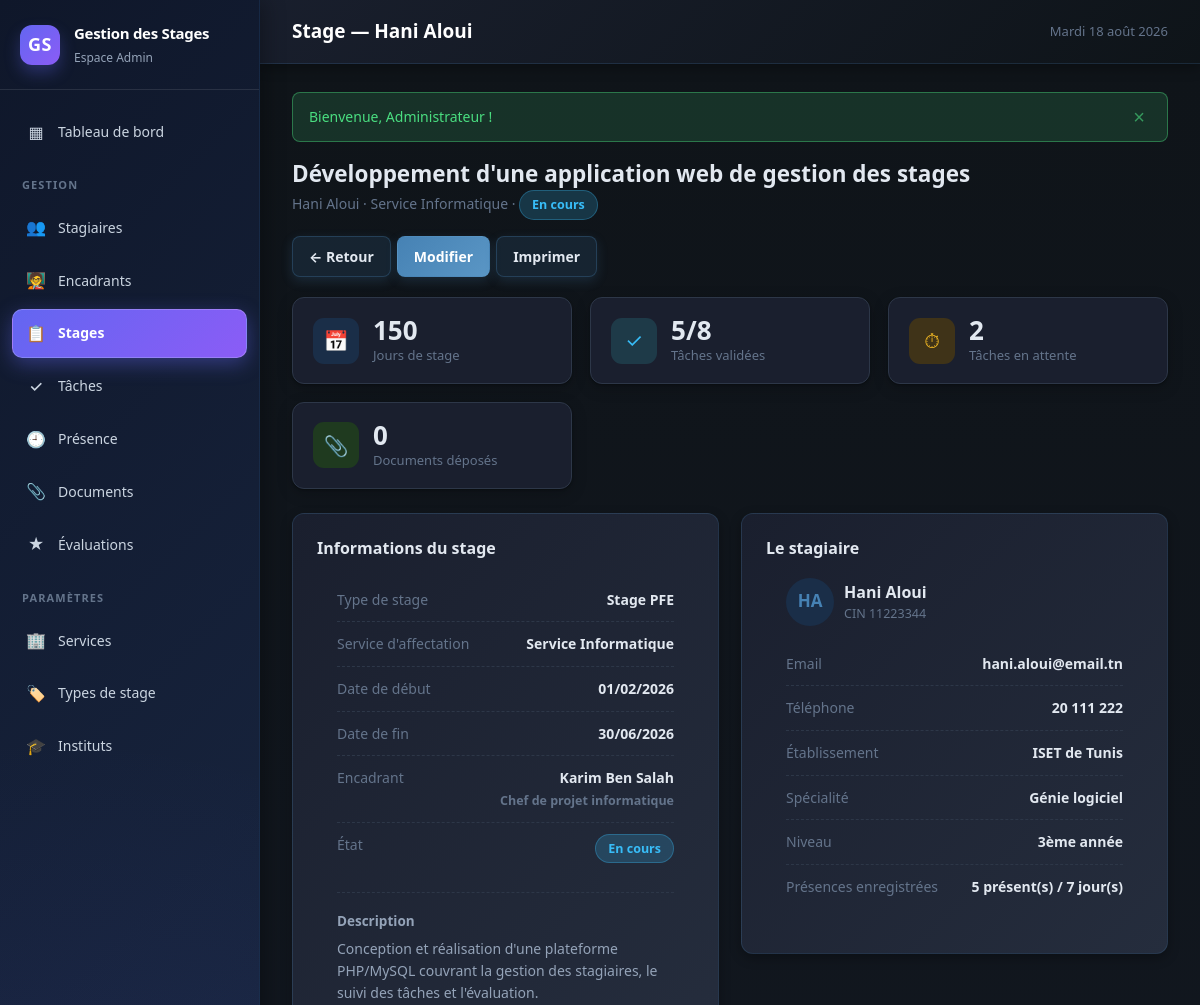
The app's page /stage_details.php?id=1 (signed in, upper part), older data.
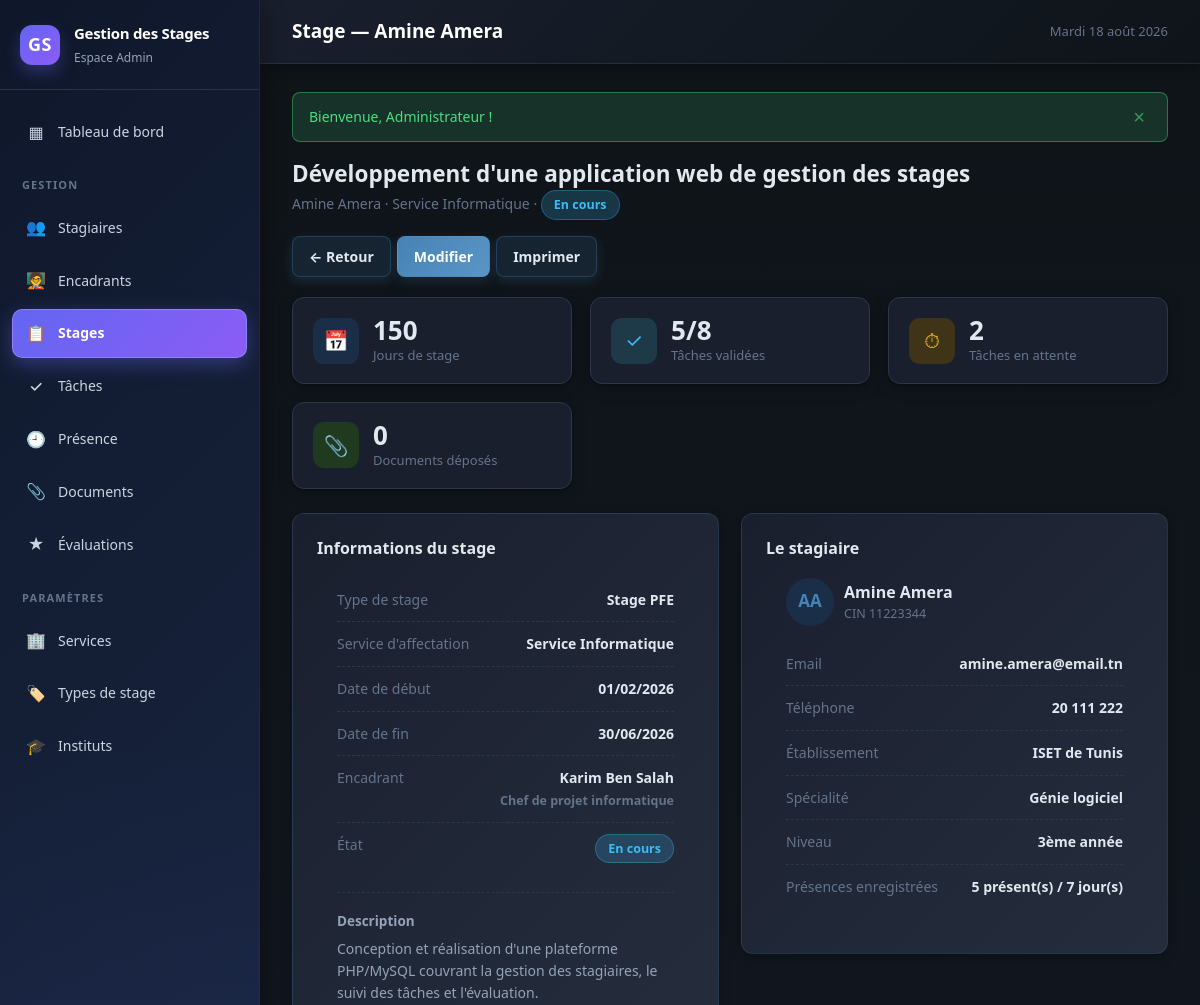
The same page, newer data.
### tables this page shows
CREATE TABLE stage (
    id_stage     INT AUTO_INCREMENT PRIMARY KEY,
    id_stagiaire INT NOT NULL,
    id_service   INT DEFAULT NULL,
    id_encadrant INT DEFAULT NULL,
    id_type      INT DEFAULT NULL,
    sujet        VARCHAR(255) NOT NULL,
    description  TEXT DEFAULT NULL,
    date_debut   DATE NOT NULL,
    date_fin     DATE NOT NULL,
    type_stage   VARCHAR(50) DEFAULT NULL,
    statut       VARCHAR(30) NOT NULL DEFAULT 'En cours',
    CONSTRAINT fk_stage_stagiaire FOREIGN KEY (id_stagiaire)
        REFERENCES stagiaire (id_stagiaire) ON DELETE CASCADE,
    CONSTRAINT fk_stage_service FOREIGN KEY (id_service)
        REFERENCES service (id_service) ON DELETE SET NULL,
    CONSTRAINT fk_stage_encadrant FOREIGN KEY (id_encadrant)
        REFERENCES encadrant (id_encadrant) ON DELETE SET NULL,
    CONSTRAINT fk_stage_type FOREIGN KEY (id_type)
        REFERENCES type_stage (id_type) ON DELETE SET NULL,
    CONSTRAINT ck_stage_dates CHECK (date_fin >= date_debut),
    INDEX idx_stage_statut (statut)
);

CREATE TABLE stagiaire (
    id_stagiaire  INT AUTO_INCREMENT PRIMARY KEY,
    nom           VARCHAR(50)  NOT NULL,
    prenom        VARCHAR(50)  NOT NULL,
    cin           VARCHAR(20)  NOT NULL,
    email         VARCHAR(100) NOT NULL,
    telephone     VARCHAR(20)  DEFAULT NULL,
    etablissement VARCHAR(100) DEFAULT NULL,
    specialite    VARCHAR(100) DEFAULT NULL,
    niveau        VARCHAR(50)  DEFAULT NULL,
    id_institut   INT DEFAULT NULL,
    date_creation DATETIME NOT NULL DEFAULT CURRENT_TIMESTAMP,
    UNIQUE KEY uk_stagiaire_cin (cin),
    UNIQUE KEY uk_stagiaire_email (email),
    CONSTRAINT fk_stagiaire_institut FOREIGN KEY (id_institut)
        REFERENCES institut (id_institut) ON DELETE SET NULL
);

CREATE TABLE service (
    id_service   INT AUTO_INCREMENT PRIMARY KEY,
    nom_service  VARCHAR(100) NOT NULL,
    description  VARCHAR(255) DEFAULT NULL,
    UNIQUE KEY uk_service_nom (nom_service)
);

CREATE TABLE type_stage (
    id_type      INT AUTO_INCREMENT PRIMARY KEY,
    libelle      VARCHAR(50) NOT NULL,
    duree_min    INT DEFAULT NULL COMMENT 'Durée minimale conseillée en jours',
    UNIQUE KEY uk_type_libelle (libelle)
);

CREATE TABLE encadrant (
    id_encadrant INT AUTO_INCREMENT PRIMARY KEY,
    nom          VARCHAR(50)  NOT NULL,
    prenom       VARCHAR(50)  NOT NULL,
    email        VARCHAR(100) NOT NULL,
    telephone    VARCHAR(20)  DEFAULT NULL,
    fonction     VARCHAR(100) DEFAULT NULL,
    id_service   INT DEFAULT NULL,
    UNIQUE KEY uk_encadrant_email (email),
    CONSTRAINT fk_encadrant_service FOREIGN KEY (id_service)
        REFERENCES service (id_service) ON DELETE SET NULL
);

CREATE TABLE institut (
    id_institut  INT AUTO_INCREMENT PRIMARY KEY,
    nom_institut VARCHAR(150) NOT NULL,
    ville        VARCHAR(100) DEFAULT NULL,
    telephone    VARCHAR(20)  DEFAULT NULL,
    email        VARCHAR(100) DEFAULT NULL,
    UNIQUE KEY uk_institut_nom (nom_institut)
);

### includes/functions.php (called while the page is built, shortened)
<?php
require_once __DIR__ . '/db.php';
function e($value): string
{
    return htmlspecialchars((string) $value, ENT_QUOTES | ENT_SUBSTITUTE, 'UTF-8');
}
function url(string $path = ''): string
{
    return BASE_URL . '/' . ltrim($path, '/');
}
function dateFr(?string $date, string $format = 'd/m/Y'): string
{
    $ts = strtotime($date);
    return $ts ? date($format, $ts) : '—';
}
function initials(string $nom, string $prenom = ''): string
{
    return strtoupper(mb_substr($prenom ?: $nom, 0, 1) . mb_substr($prenom ? $nom : '', 0, 1));
}
function get(string $key, $default = ''): string
{
    return trim((string) ($_GET[$key] ?? $default));
}
function intOrNull($value): ?int
{
    return ($value === '' || $value === null || (int) $value <= 0) ? null : (int) $value;
}
function statutBadge(string $statut): string
{
    return match ($statut) {
        'En cours' => 'badge badge--info',
        'Terminé'  => 'badge badge--success',
        'Annulé'   => 'badge badge--muted',
        default    => 'badge',
    };
}

### includes/db.php (called while the page is built, shortened)
<?php
function db(): PDO
{
    static $pdo = null;
    if ($pdo === null) {
        $dsn = sprintf('mysql:host=%s;dbname=%s;charset=%s', DB_HOST, DB_NAME, DB_CHARSET);
        try {
            $pdo = new PDO($dsn, DB_USER, DB_PASS, [
                PDO::ATTR_ERRMODE            => PDO::ERRMODE_EXCEPTION,
                PDO::ATTR_DEFAULT_FETCH_MODE => PDO::FETCH_ASSOC,
                PDO::ATTR_EMULATE_PREPARES   => false,
                PDO::MYSQL_ATTR_INIT_COMMAND => 'SET NAMES ' . DB_CHARSET . " COLLATE utf8mb4_unicode_ci",
            ]);
        } catch (PDOException $e) {
            http_response_code(500);
            exit(
                '<div style="font-family:system-ui;max-width:640px;margin:80px auto;padding:24px;'
                . 'border:1px solid #fecaca;background:#fef2f2;border-radius:12px;color:#991b1b">'
                . '<h2 style="margin:0 0 8px">Connexion à la base de données impossible</h2>'
                . '<p style="margin:0 0 12px">' . htmlspecialchars($e->getMessage()) . '</p>'
                . '<p style="margin:0;font-size:14px">Vérifiez que MySQL est démarré et que la base '
                . '<code>' . DB_NAME . '</code> a bien été importée (database/schema.sql).</p></div>'
            );
        }
    }
    return $pdo;
}
function query(string $sql, array $params = []): PDOStatement
{
    $stmt = db()->prepare($sql);
    $stmt->execute($params);
    return $stmt;
}
function fetchOne(string $sql, array $params = []): ?array
{
    $row = query($sql, $params)->fetch();
    return $row === false ? null : $row;
}

### public/stage_details.php (the view, shortened to what the changed rows need)
<?php
$id = intOrNull(get('id'));
$stage = fetchOne(
    'SELECT s.*, st.nom, st.prenom, st.cin, st.email, st.telephone,
            st.etablissement, st.specialite, st.niveau,
            i.nom_institut, sv.nom_service, ts.libelle AS type_libelle,
            e.nom AS enc_nom, e.prenom AS enc_prenom, e.email AS enc_email, e.fonction
     FROM stage s
     JOIN stagiaire st       ON st.id_stagiaire = s.id_stagiaire
     LEFT JOIN institut i    ON i.id_institut   = st.id_institut
     LEFT JOIN service sv    ON sv.id_service   = s.id_service
     LEFT JOIN type_stage ts ON ts.id_type      = s.id_type
     LEFT JOIN encadrant e   ON e.id_encadrant  = s.id_encadrant
     WHERE s.id_stage = ?',
    [$id]
);
$pageTitle  = 'Stage — ' . $stage['prenom'] . ' ' . $stage['nom'];
$debut  = strtotime($stage['date_debut']);
$fin    = strtotime($stage['date_fin']);
$duree  = max(1, (int) round(($fin - $debut) / 86400) + 1);
require_once __DIR__ . '/../includes/header.php';
?>
<div class="page-head">
    <div>
        <h2 class="mb-0"><?= e($stage['sujet']) ?></h2>
        <p>
            <?= e($stage['prenom'] . ' ' . $stage['nom']) ?> ·
            <?= e($stage['nom_service'] ?: 'Service non affecté') ?> ·
            <span class="<?= statutBadge($stage['statut']) ?>"><?= e($stage['statut']) ?></span>
        </p>
    </div>
</div>
<div class="stats">
    <div class="stat">
        <div>
            <div class="stat__value"><?= $duree ?></div>
            <div class="stat__label">Jours de stage</div>
        </div>
    </div>
</div>
<div class="grid-2" style="align-items:start">
    <section class="card">
        <div class="card__body">
            <div class="info-list">
                <div class="info-list__row">
                    <span class="info-list__key">Type de stage</span>
                    <span class="info-list__val"><?= e($stage['type_libelle'] ?: $stage['type_stage'] ?: '—') ?></span>
                </div>
                <div class="info-list__row">
                    <span class="info-list__key">Service d'affectation</span>
                    <span class="info-list__val"><?= e($stage['nom_service'] ?: '—') ?></span>
                </div>
                <div class="info-list__row">
                    <span class="info-list__key">Date de début</span>
                    <span class="info-list__val"><?= dateFr($stage['date_debut']) ?></span>
                </div>
                <div class="info-list__row">
                    <span class="info-list__key">Date de fin</span>
                    <span class="info-list__val"><?= dateFr($stage['date_fin']) ?></span>
                </div>
                <div class="info-list__row">
                    <span class="info-list__key">Encadrant</span>
                    <span class="info-list__val">
                        <?= $stage['enc_nom'] ? e($stage['enc_prenom'] . ' ' . $stage['enc_nom']) : '—' ?>
                        <?php if ($stage['fonction']): ?>
                            <br><span class="person__sub"><?= e($stage['fonction']) ?></span>
                        <?php endif; ?>
                    </span>
                </div>
                <div class="info-list__row">
                    <span class="info-list__val"><span class="<?= statutBadge($stage['statut']) ?>"><?= e($stage['statut']) ?></span></span>
                </div>
            </div>
            <?php if ($stage['description']): ?>
                <div style="margin-top:18px;padding-top:16px;border-top:1px dashed var(--border)">
                    <strong style="font-size:13.5px;color:var(--ink-soft)">Description</strong>
                    <p style="margin:6px 0 0;color:var(--ink-soft);font-size:14px;white-space:pre-line"><?= e($stage['description']) ?></p>
                </div>
            <?php endif; ?>
        </div>
    </section>
    <section class="card">
        <div class="card__body">
            <div class="person" style="margin-bottom:16px">
                <span class="person__avatar" style="width:48px;height:48px;flex-basis:48px;font-size:17px">
                    <?= e(initials($stage['nom'], $stage['prenom'])) ?>
                </span>
                <div>
                    <div class="person__name" style="font-size:16px"><?= e($stage['prenom'] . ' ' . $stage['nom']) ?></div>
                    <div class="person__sub">CIN <?= e($stage['cin']) ?></div>
                </div>
            </div>
            <div class="info-list">
                <div class="info-list__row">
                    <span class="info-list__key">Email</span>
                    <span class="info-list__val"><?= e($stage['email']) ?></span>
                </div>
                <div class="info-list__row">
                    <span class="info-list__key">Téléphone</span>
                    <span class="info-list__val"><?= e($stage['telephone'] ?: '—') ?></span>
                </div>
                <div class="info-list__row">
                    <span class="info-list__key">Établissement</span>
                    <span class="info-list__val"><?= e($stage['nom_institut'] ?: $stage['etablissement'] ?: '—') ?></span>
                </div>
                <div class="info-list__row">
                    <span class="info-list__key">Spécialité</span>
                    <span class="info-list__val"><?= e($stage['specialite'] ?: '—') ?></span>
                </div>
                <div class="info-list__row">
                    <span class="info-list__key">Niveau</span>
                    <span class="info-list__val"><?= e($stage['niveau'] ?: '—') ?></span>
                </div>
            </div>
        </div>
    </section>
</div>
<?php require_once __DIR__ . '/../includes/footer.php'; ?>

### includes/header.php (shortened to what the changed rows need)
<?php
$pageTitle  = $pageTitle  ?? APP_NAME;
?>
<!DOCTYPE html>
<html lang="fr">
<head>
    <link rel="stylesheet" href="<?= url('assets/css/style.css') ?>">
</head>
<body>
<div class="layout">
    <div class="main">
        <header class="topbar">
            <h1 class="topbar__title"><?= e($pageTitle) ?></h1>
            <div class="topbar__meta"><?= e(ucfirst(strftime_fr())) ?></div>
        </header>
        <main class="content">
<?php
function strftime_fr(): string
{
    $jours = ['Dimanche', 'Lundi', 'Mardi', 'Mercredi', 'Jeudi', 'Vendredi', 'Samedi'];
    $mois  = ['janvier', 'février', 'mars', 'avril', 'mai', 'juin',
              'juillet', 'août', 'septembre', 'octobre', 'novembre', 'décembre'];
    return $jours[(int) date('w')] . ' ' . date('j') . ' ' . $mois[(int) date('n') - 1] . ' ' . date('Y');
}

Row changes from the older to the newer data that the page shows:
changed through a linked row, stage "Développement d'une application web de gestion des stages": id_stagiaire.nom "Hani Aloui" → "Amine Amera"; id_stagiaire.prenom "HA" → "AA"; id_stagiaire.email "hani.aloui@email.tn" → "amine.amera@email.tn"
Text that changed along with them:
$pageTitle: "Stage — Hani Aloui" → "Stage — Amine Amera"
